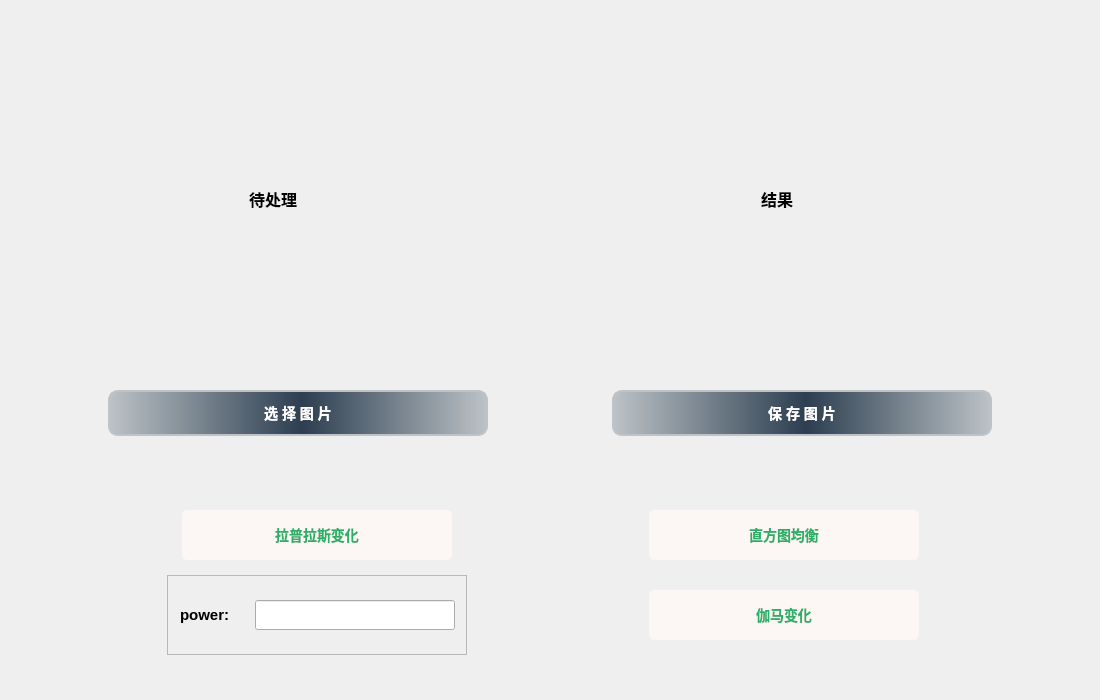
<?xml version="1.0" encoding="UTF-8"?>
<ui version="4.0">
 <class>Formwin3</class>
 <widget class="QWidget" name="Formwin3">
  <property name="geometry">
   <rect>
    <x>0</x>
    <y>0</y>
    <width>1100</width>
    <height>700</height>
   </rect>
  </property>
  <property name="minimumSize">
   <size>
    <width>1100</width>
    <height>700</height>
   </size>
  </property>
  <property name="maximumSize">
   <size>
    <width>1100</width>
    <height>700</height>
   </size>
  </property>
  <property name="windowTitle">
   <string>Form</string>
  </property>
  <widget class="QWidget" name="layoutWidget">
   <property name="geometry">
    <rect>
     <x>0</x>
     <y>-4</y>
     <width>1101</width>
     <height>771</height>
    </rect>
   </property>
   <layout class="QVBoxLayout" name="verticalLayout">
    <item>
     <layout class="QGridLayout" name="gridLayout">
      <item row="1" column="0">
       <widget class="QPushButton" name="pushButton_load">
        <property name="minimumSize">
         <size>
          <width>400</width>
          <height>65</height>
         </size>
        </property>
        <property name="styleSheet">
         <string notr="true">QPushButton {
    background: qlineargradient(spread:pad, x1:0, y1:0, x2:1, y2:0, stop:0 #bdc3c7, stop:0.51 #2c3e50, stop:1 #bdc3c7);
    border: 2px solid #bdc3c7; /* 初始状态下的边框颜色 */
    padding: 10px 45px;
    border-radius: 10px;
    text-align: center;
    text-transform: uppercase;
    box-shadow: 0 0 20px #eee;
    display: block;
    margin: 10px;
    color: white; /* 文字颜色为白色 */
    transition: box-shadow 0.5s, background-position 0.5s, border-color 0.5s; /* 添加过渡效果 */
    background-size: 200% auto;
font-family: &quot;Arial&quot;; /* 添加字体族 */
    font-size: 14px; /* 添加字体大小 */
    font-weight: bold; /* 添加字体粗细 */
    font-style: normal; /* 添加字体风格 */
}

QPushButton:hover {
    background-position: 100% 0; /* 改变背景位置以实现渐变的滑动效果 */
    border-color: #2c3e50; /* 悬浮时边框颜色调整为渐变的中间颜色 */
    color: white; /* 鼠标悬浮时保持文字颜色为白色 */
    box-shadow: 0 4px 8px 0 rgba(0,0,0,0.2); /* 增加悬浮阴影效果 */
}

QPushButton:pressed, QPushButton:checked {
    /* 按下和选中时，你可以选择保持渐变效果或设置不同的样式 */
    background: qlineargradient(spread:pad, x1:0, y1:0, x2:1, y2:0, stop:0 #2c3e50, stop:1 #bdc3c7); /* 示例：反转渐变的方向 */
    color: white; /* 按下时保持文字颜色为白色 */
    border-color: #2c3e50; /* 按下时边框颜色调整为渐变的深色 */
}
</string>
        </property>
        <property name="text">
         <string>选 择 图 片</string>
        </property>
       </widget>
      </item>
      <item row="0" column="1">
       <widget class="QLabel" name="label_jieguo">
        <property name="minimumSize">
         <size>
          <width>350</width>
          <height>350</height>
         </size>
        </property>
        <property name="maximumSize">
         <size>
          <width>350</width>
          <height>350</height>
         </size>
        </property>
        <property name="toolTipDuration">
         <number>0</number>
        </property>
        <property name="text">
         <string>&lt;html&gt;&lt;head/&gt;&lt;body&gt;&lt;p align=&quot;center&quot;&gt;&lt;span style=&quot; font-size:12pt; font-weight:600;&quot;&gt;结果&lt;/span&gt;&lt;/p&gt;&lt;/body&gt;&lt;/html&gt;</string>
        </property>
        <property name="alignment">
         <set>Qt::AlignCenter</set>
        </property>
       </widget>
      </item>
      <item row="0" column="0">
       <widget class="QLabel" name="label_daichuli">
        <property name="minimumSize">
         <size>
          <width>350</width>
          <height>350</height>
         </size>
        </property>
        <property name="maximumSize">
         <size>
          <width>350</width>
          <height>350</height>
         </size>
        </property>
        <property name="text">
         <string>&lt;html&gt;&lt;head/&gt;&lt;body&gt;&lt;p align=&quot;center&quot;&gt;&lt;span style=&quot; font-size:12pt; font-weight:600;&quot;&gt;待处理&lt;/span&gt;&lt;/p&gt;&lt;/body&gt;&lt;/html&gt;</string>
        </property>
       </widget>
      </item>
      <item row="1" column="1">
       <widget class="QPushButton" name="pushButton_save">
        <property name="minimumSize">
         <size>
          <width>400</width>
          <height>65</height>
         </size>
        </property>
        <property name="styleSheet">
         <string notr="true">QPushButton {
    background: qlineargradient(spread:pad, x1:0, y1:0, x2:1, y2:0, stop:0 #bdc3c7, stop:0.51 #2c3e50, stop:1 #bdc3c7);
    border: 2px solid #bdc3c7; /* 初始状态下的边框颜色 */
    padding: 10px 45px;
    border-radius: 10px;
    text-align: center;
    text-transform: uppercase;
    box-shadow: 0 0 20px #eee;
    display: block;
    margin: 10px;
    color: white; /* 文字颜色为白色 */
    transition: box-shadow 0.5s, background-position 0.5s, border-color 0.5s; /* 添加过渡效果 */
    background-size: 200% auto;
font-family: &quot;Arial&quot;; /* 添加字体族 */
    font-size: 14px; /* 添加字体大小 */
    font-weight: bold; /* 添加字体粗细 */
    font-style: normal; /* 添加字体风格 */
}

QPushButton:hover {
    background-position: 100% 0; /* 改变背景位置以实现渐变的滑动效果 */
    border-color: #2c3e50; /* 悬浮时边框颜色调整为渐变的中间颜色 */
    color: white; /* 鼠标悬浮时保持文字颜色为白色 */
    box-shadow: 0 4px 8px 0 rgba(0,0,0,0.2); /* 增加悬浮阴影效果 */
}

QPushButton:pressed, QPushButton:checked {
    /* 按下和选中时，你可以选择保持渐变效果或设置不同的样式 */
    background: qlineargradient(spread:pad, x1:0, y1:0, x2:1, y2:0, stop:0 #2c3e50, stop:1 #bdc3c7); /* 示例：反转渐变的方向 */
    color: white; /* 按下时保持文字颜色为白色 */
    border-color: #2c3e50; /* 按下时边框颜色调整为渐变的深色 */
}
</string>
        </property>
        <property name="text">
         <string>保 存 图 片</string>
        </property>
       </widget>
      </item>
     </layout>
    </item>
    <item>
     <layout class="QGridLayout" name="gridLayout_2">
      <property name="topMargin">
       <number>0</number>
      </property>
      <property name="bottomMargin">
       <number>98</number>
      </property>
      <property name="spacing">
       <number>0</number>
      </property>
      <item row="0" column="0">
       <widget class="QPushButton" name="pushButton_lap">
        <property name="minimumSize">
         <size>
          <width>300</width>
          <height>80</height>
         </size>
        </property>
        <property name="maximumSize">
         <size>
          <width>200</width>
          <height>50</height>
         </size>
        </property>
        <property name="styleSheet">
         <string notr="true">QPushButton {
    background-color: #FCF6F5; /* 淡粉色背景 */
    color: #2BAE66; /* 深褐色文字 */
    padding: 5px;
    border-radius: 5px;
   /* border: 1px solid #3A6073; /* 边框颜色暂时保留为深青色 */
    text-align: center;
    text-transform: uppercase;
    transition: box-shadow 0.5s, color 0.5s; /* 添加颜色过渡效果 */
    box-shadow: 0 0 20px #eee;
    display: block;
    margin: 15px;
font-family: &quot;Arial&quot;; /* 添加字体族 */
    font-size: 14px; /* 添加字体大小 */
    font-weight: bold; /* 添加字体粗细 */
    font-style: normal; /* 添加字体风格 */
}

QPushButton:hover {
    background-color: #2BAE66; /* 悬浮时背景色变为深褐色 */
    color: #FCF6F5; /* 悬浮时字体颜色变为白色 */
    box-shadow: 0 4px 8px 0 rgba(0,0,0,0.2); /* 增加悬浮阴影效果 */
}

QPushButton:pressed, QPushButton:checked {
    background-color: #2BAE66; /* 按下时背景色为更深的颜色 */
    border: 1px solid #616161; /* 按下时边框颜色调整为更深 */
    color: #FCF6F5; /* 按下时字体颜色变为淡粉色 */
}

#button3 {
    border-radius: 20px; /* 特定按钮的圆角 */
}
</string>
        </property>
        <property name="text">
         <string>拉普拉斯变化</string>
        </property>
       </widget>
      </item>
      <item row="1" column="1">
       <widget class="QPushButton" name="pushButton_gama">
        <property name="minimumSize">
         <size>
          <width>300</width>
          <height>80</height>
         </size>
        </property>
        <property name="maximumSize">
         <size>
          <width>200</width>
          <height>50</height>
         </size>
        </property>
        <property name="styleSheet">
         <string notr="true">QPushButton {
    background-color: #FCF6F5; /* 淡粉色背景 */
    color: #2BAE66; /* 深褐色文字 */
    padding: 5px;
    border-radius: 5px;
   /* border: 1px solid #3A6073; /* 边框颜色暂时保留为深青色 */
    text-align: center;
    text-transform: uppercase;
    transition: box-shadow 0.5s, color 0.5s; /* 添加颜色过渡效果 */
    box-shadow: 0 0 20px #eee;
    display: block;
    margin: 15px;
font-family: &quot;Arial&quot;; /* 添加字体族 */
    font-size: 14px; /* 添加字体大小 */
    font-weight: bold; /* 添加字体粗细 */
    font-style: normal; /* 添加字体风格 */
}

QPushButton:hover {
    background-color: #2BAE66; /* 悬浮时背景色变为深褐色 */
    color: #FCF6F5; /* 悬浮时字体颜色变为白色 */
    box-shadow: 0 4px 8px 0 rgba(0,0,0,0.2); /* 增加悬浮阴影效果 */
}

QPushButton:pressed, QPushButton:checked {
    background-color: #2BAE66; /* 按下时背景色为更深的颜色 */
    border: 1px solid #616161; /* 按下时边框颜色调整为更深 */
    color: #FCF6F5; /* 按下时字体颜色变为淡粉色 */
}

#button3 {
    border-radius: 20px; /* 特定按钮的圆角 */
}
</string>
        </property>
        <property name="text">
         <string>伽马变化</string>
        </property>
       </widget>
      </item>
      <item row="0" column="1">
       <widget class="QPushButton" name="pushButton_zhifangtu">
        <property name="minimumSize">
         <size>
          <width>300</width>
          <height>80</height>
         </size>
        </property>
        <property name="maximumSize">
         <size>
          <width>200</width>
          <height>50</height>
         </size>
        </property>
        <property name="styleSheet">
         <string notr="true">QPushButton {
    background-color: #FCF6F5; /* 淡粉色背景 */
    color: #2BAE66; /* 深褐色文字 */
    padding: 5px;
    border-radius: 5px;
   /* border: 1px solid #3A6073; /* 边框颜色暂时保留为深青色 */
    text-align: center;
    text-transform: uppercase;
    transition: box-shadow 0.5s, color 0.5s; /* 添加颜色过渡效果 */
    box-shadow: 0 0 20px #eee;
    display: block;
    margin: 15px;
font-family: &quot;Arial&quot;; /* 添加字体族 */
    font-size: 14px; /* 添加字体大小 */
    font-weight: bold; /* 添加字体粗细 */
    font-style: normal; /* 添加字体风格 */
}

QPushButton:hover {
    background-color: #2BAE66; /* 悬浮时背景色变为深褐色 */
    color: #FCF6F5; /* 悬浮时字体颜色变为白色 */
    box-shadow: 0 4px 8px 0 rgba(0,0,0,0.2); /* 增加悬浮阴影效果 */
}

QPushButton:pressed, QPushButton:checked {
    background-color: #2BAE66; /* 按下时背景色为更深的颜色 */
    border: 1px solid #616161; /* 按下时边框颜色调整为更深 */
    color: #FCF6F5; /* 按下时字体颜色变为淡粉色 */
}

#button3 {
    border-radius: 20px; /* 特定按钮的圆角 */
}
</string>
        </property>
        <property name="text">
         <string>直方图均衡</string>
        </property>
       </widget>
      </item>
      <item row="1" column="0">
       <widget class="QFrame" name="frame_2">
        <property name="minimumSize">
         <size>
          <width>300</width>
          <height>80</height>
         </size>
        </property>
        <property name="maximumSize">
         <size>
          <width>200</width>
          <height>50</height>
         </size>
        </property>
        <property name="frameShape">
         <enum>QFrame::StyledPanel</enum>
        </property>
        <property name="frameShadow">
         <enum>QFrame::Raised</enum>
        </property>
        <widget class="QWidget" name="layoutWidget">
         <property name="geometry">
          <rect>
           <x>10</x>
           <y>0</y>
           <width>281</width>
           <height>81</height>
          </rect>
         </property>
         <layout class="QHBoxLayout" name="horizontalLayout">
          <property name="leftMargin">
           <number>3</number>
          </property>
          <property name="rightMargin">
           <number>3</number>
          </property>
          <item>
           <widget class="QLabel" name="label">
            <property name="minimumSize">
             <size>
              <width>40</width>
              <height>0</height>
             </size>
            </property>
            <property name="maximumSize">
             <size>
              <width>200</width>
              <height>50</height>
             </size>
            </property>
            <property name="text">
             <string>&lt;html&gt;&lt;head/&gt;&lt;body&gt;&lt;p&gt;&lt;span style=&quot; font-size:11pt; font-weight:600;&quot;&gt;power:&lt;/span&gt;&lt;/p&gt;&lt;/body&gt;&lt;/html&gt;</string>
            </property>
           </widget>
          </item>
          <item>
           <widget class="QLineEdit" name="lineEdit_power_value">
            <property name="minimumSize">
             <size>
              <width>100</width>
              <height>30</height>
             </size>
            </property>
            <property name="maximumSize">
             <size>
              <width>200</width>
              <height>30</height>
             </size>
            </property>
            <property name="styleSheet">
             <string notr="true">lineEdit-&gt;setStyleSheet(&quot;QLineEdit { background-color: white; border: 1px solid gray; }&quot;);</string>
            </property>
           </widget>
          </item>
         </layout>
        </widget>
       </widget>
      </item>
     </layout>
    </item>
   </layout>
  </widget>
 </widget>
 <resources/>
 <connections/>
</ui>
